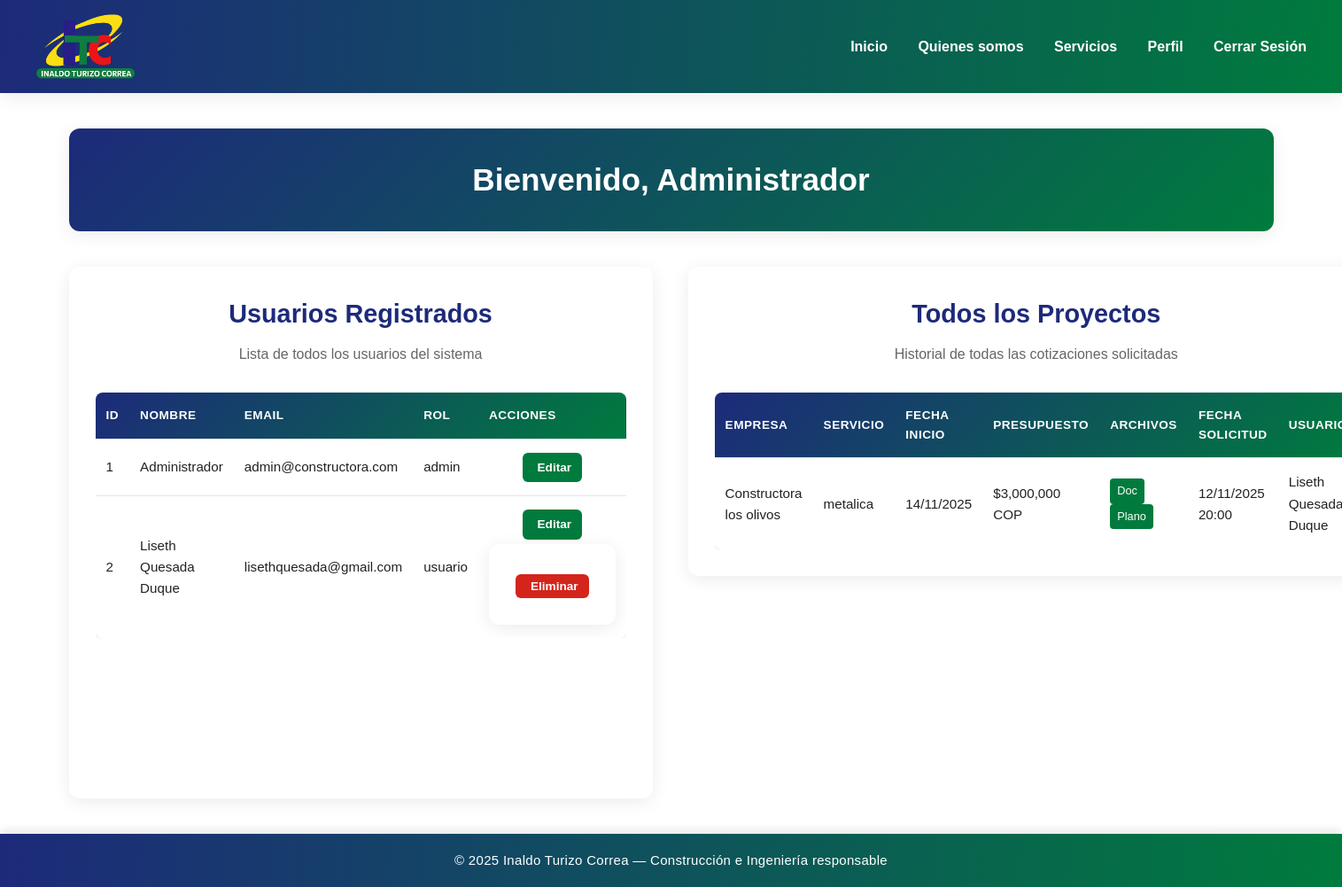
The page /admin (signed in) on the database its author committed.
### app.py (models this page shows)
class User(UserMixin, db.Model):
    id = db.Column(db.Integer, primary_key=True)
    nombre = db.Column(db.String(100), nullable=False)
    email = db.Column(db.String(100), unique=True, nullable=False)
    password = db.Column(db.String(200), nullable=False)
    rol = db.Column(db.String(20), nullable=False, default='usuario')
    proyectos = db.relationship('Proyecto', backref='usuario', lazy=True)

class Proyecto(db.Model):
    id = db.Column(db.Integer, primary_key=True)
    nombre_empresa = db.Column(db.String(100), nullable=False)
    nit_empresa = db.Column(db.String(20), nullable=False)
    telefono = db.Column(db.String(20), nullable=False)
    direccion = db.Column(db.String(200), nullable=False)
    servicio = db.Column(db.String(50), nullable=False)
    fecha = db.Column(db.Date, nullable=False)
    presupuesto = db.Column(db.Float, nullable=False)
    descripcion = db.Column(db.Text, nullable=False)
    archivo_tecnico = db.Column(db.String(200))  # Ruta del archivo subido
    plano = db.Column(db.String(200))  # Ruta del plano subido
    user_id = db.Column(db.Integer, db.ForeignKey('user.id'), nullable=False)
    fecha_creacion = db.Column(db.DateTime, default=db.func.current_timestamp())

### app.py (the view)
@app.route('/admin')
@login_required
def admin_dashboard():
    if current_user.rol != 'admin':
        flash('No tienes permiso para acceder a esta página', 'error')
        return redirect(url_for('user_dashboard'))
    usuarios = User.query.all()
    proyectos = Proyecto.query.all()
    return render_template('admin_dashboard.html', usuarios=usuarios, proyectos=proyectos)

### app.py (called while the page is built)
@login_manager.user_loader
def load_user(user_id):
    return User.query.get(int(user_id))

### templates/admin_dashboard.html (shortened to what this page needs)
{% extends "base.html" %}
{% block content %}
<div class="dashboard-container">
    <section class="dashboard-header">
        <div class="welcome-card">
            <h1>Bienvenido, Administrador</h1>
        </div>
    </section>
<div class="dashboard-grid">
    <section class="cotizacion-panel">
        <div class="form-card">
            <h2>Usuarios Registrados</h2>
            <p class="form-subtitle">Lista de todos los usuarios del sistema</p>
            {% if usuarios %}
                <div class="proyectos-table-container">
                    <table class="proyectos-table">
                        <thead>
                            <tr>
                                <th>ID</th>
                                <th>Nombre</th>
                                <th>Email</th>
                                <th>Rol</th>
                                <th>Acciones</th>
                            </tr>
                        </thead>
                        <tbody>
                            {% for u in usuarios %}
                            <tr>
                                <td>{{ u.id }}</td>
                                <td>{{ u.nombre }}</td>
                                <td>{{ u.email }}</td>
                                <td>{{ u.rol }}</td>
                                <td>
                                    <div class="action-buttons">
                                        <div class="action-column">
                                            <a href="{{ url_for('editar_usuario', usuario_id=u.id) }}" class="btn-action btn-edit" title="Editar">
                                                 Editar
                                            </a>
                                            {% if u.id != current_user.id %}
                                            <form method="POST" action="{{ url_for('eliminar_usuario', usuario_id=u.id) }}" class="delete-form" onsubmit="return confirm('¿Estás seguro de que deseas eliminar este usuario?');">
                                                <button type="submit" class="btn-action btn-delete" title="Eliminar">
                                                     Eliminar
                                                </button>
                                            </form>
                                            {% endif %}
                                        </div>
                                    </div>
                                </td>
                            </tr>
                            {% endfor %}
                        </tbody>
                    </table>
                </div>
            {% else %}
                <p>No hay usuarios registrados aún.</p>
            {% endif %}
        </div>
    </section>
    <section class="proyectos-panel">
        <div class="proyectos-card">
            <h2>Todos los Proyectos</h2>
            <p class="form-subtitle">Historial de todas las cotizaciones solicitadas</p>
            {% if proyectos %}
                <div class="proyectos-table-container">
                    <table class="proyectos-table">
                        <thead>
                            <tr>
                                <th>Empresa</th>
                                <th>Servicio</th>
                                <th>Fecha Inicio</th>
                                <th>Presupuesto</th>
                                <th>Archivos</th>
                                <th>Fecha Solicitud</th>
                                <th>Usuario</th>
                            </tr>
                        </thead>
                        <tbody>
                            {% for proyecto in proyectos %}
                            <tr>
                                <td>{{ proyecto.nombre_empresa }}</td>
                                <td>{{ proyecto.servicio }}</td>
                                <td>{{ proyecto.fecha.strftime('%d/%m/%Y') }}</td>
                                <td>${{ "{:,.0f}".format(proyecto.presupuesto) }} COP</td>
                                <td>
                                    {% if proyecto.archivo_tecnico %}
                                        <a href="{{ url_for('download_file', filename=proyecto.archivo_tecnico) }}" class="file-link" download>Doc</a>
                                    {% endif %}
                                    {% if proyecto.plano %}
                                        <a href="{{ url_for('download_file', filename=proyecto.plano) }}" class="file-link" download>Plano</a>
                                    {% endif %}
                                </td>
                                <td>{{ proyecto.fecha_creacion.strftime('%d/%m/%Y %H:%M') }}</td>
                                <td>{{ proyecto.usuario.nombre if proyecto.usuario else 'N/A' }}</td>
                            </tr>
                            {% endfor %}
                        </tbody>
                    </table>
                </div>
            {% else %}
                <p>No hay proyectos aún.</p>
            {% endif %}
        </div>
    </section>
</div>
</div>
<footer class="footer-bar">
    <p>© 2025 Inaldo Turizo Correa — Construcción e Ingeniería responsable</p>
</footer>
{% endblock %}

### static/css/style.css (style rules this page uses)
:root { --color-azul: #1d2a7a; --color-verde: #007b3d; --color-rojo: #d3251c; --color-amarillo: #f9c623; --color-fondo: #ffffff; --color-blanco: #ffffff; --color-texto: #222; --sombra: 0 4px 20px rgba(0, 0, 0, 0.08); --radio: 12px; --transicion: all 0.3s ease; --fuente: "Poppins", sans-serif; --ancho-maximo: 1200px; }
* { box-sizing: border-box; margin: 0; padding: 0; font-family: var(--fuente); }
html, body { height: 100%; }
body { background-color: var(--color-fondo); color: var(--color-texto); line-height: 1.6; text-align: center; display: flex; flex-direction: column; min-height: 100vh; }
form { background: #ffffff; padding: 30px; border-radius: var(--radio); box-shadow: var(--sombra); max-width: 350px; margin: 40px auto; text-align: left; }
.footer-bar { background: linear-gradient(95deg, var(--color-azul), var(--color-verde)); color: var(--color-blanco); text-align: center; padding: 18px 0; font-size: 15px; font-weight: 500; letter-spacing: 0.3px; box-shadow: 0 -4px 10px rgba(0, 0, 0, 0.1); width: 100%; transition: background 0.4s ease; margin-top: auto; }
.footer-bar p { margin: 0; color: var(--color-blanco); }
.dashboard-container { max-width: 1400px; margin: 40px auto; padding: 0 20px; }
.dashboard-header { text-align: center; margin-bottom: 40px; }
.welcome-card { background: linear-gradient(135deg, var(--color-azul), var(--color-verde)); color: white; padding: 30px; border-radius: var(--radio); box-shadow: var(--sombra); }
.welcome-card h1 { margin: 0; font-size: 2.2rem; font-weight: 700; }
.dashboard-grid { display: grid; grid-template-columns: 1fr 1fr; gap: 40px; align-items: start; }
.cotizacion-panel { background: white; border-radius: var(--radio); box-shadow: var(--sombra); padding: 30px; min-height: 600px; }
.form-card h2 { color: var(--color-azul); margin-bottom: 10px; font-size: 1.8rem; }
.form-subtitle { color: #666; margin-bottom: 30px; font-size: 1rem; }
.proyectos-panel { background: white; border-radius: var(--radio); box-shadow: var(--sombra); padding: 30px; }
.proyectos-card h2 { color: var(--color-azul); margin-bottom: 10px; font-size: 1.8rem; }
.proyectos-table-container { overflow-x: auto; margin-top: 20px; }
.proyectos-table { width: 100%; border-collapse: collapse; background: white; border-radius: 8px; overflow: hidden; box-shadow: 0 2px 10px rgba(0, 0, 0, 0.1); }
.proyectos-table thead { background: linear-gradient(135deg, var(--color-azul), var(--color-verde)); color: white; }
.proyectos-table th, .proyectos-table td { padding: 15px 12px; text-align: left; border-bottom: 1px solid #e1e5ee; font-size: 0.95rem; }
.proyectos-table th { font-weight: 600; text-transform: uppercase; font-size: 0.85rem; letter-spacing: 0.5px; }
.proyectos-table tbody tr:last-child td { border-bottom: none; }
.file-link { display: inline-block; margin-right: 10px; padding: 4px 8px; background: var(--color-verde); color: white; text-decoration: none; border-radius: 4px; font-size: 0.8rem; font-weight: 500; transition: all 0.2s ease; }
.action-buttons { display: flex; justify-content: center; align-items: center; }
.action-column { display: flex; flex-direction: column; gap: 5px; align-items: center; }
.btn-action { padding: 6px 12px; border: none; border-radius: 6px; font-size: 0.85rem; font-weight: 600; cursor: pointer; text-decoration: none; display: inline-flex; align-items: center; gap: 5px; transition: all 0.2s ease; }
.btn-edit { background: var(--color-verde); color: white; }
.btn-delete { background: var(--color-rojo); color: white; }
.delete-form { display: inline; margin: 0; }
footer { background: linear-gradient(90deg, var(--color-verde), var(--color-azul)); color: var(--color-blanco); text-align: center; padding: 20px; margin-top: 40px; font-size: 0.9rem; }
footer p { margin-bottom: 8px; }
h2 { text-align: center; color: #1d2a7a; font-size: 1.8rem; margin-bottom: 30px; }

### rows shown on the page
User: id "1", nombre "Administrador", email "admin@constructora.com", rol "admin"
User: id "2", nombre "Liseth Quesada Duque", email "lisethquesada@gmail.com", rol "usuario"
Proyecto: nombre_empresa "Constructora los olivos", servicio "metalica", fecha "14/11/2025", presupuesto "3,000,000", fecha_creacion "12/11/2025 20:00", usuario "Liseth Quesada Duque"
